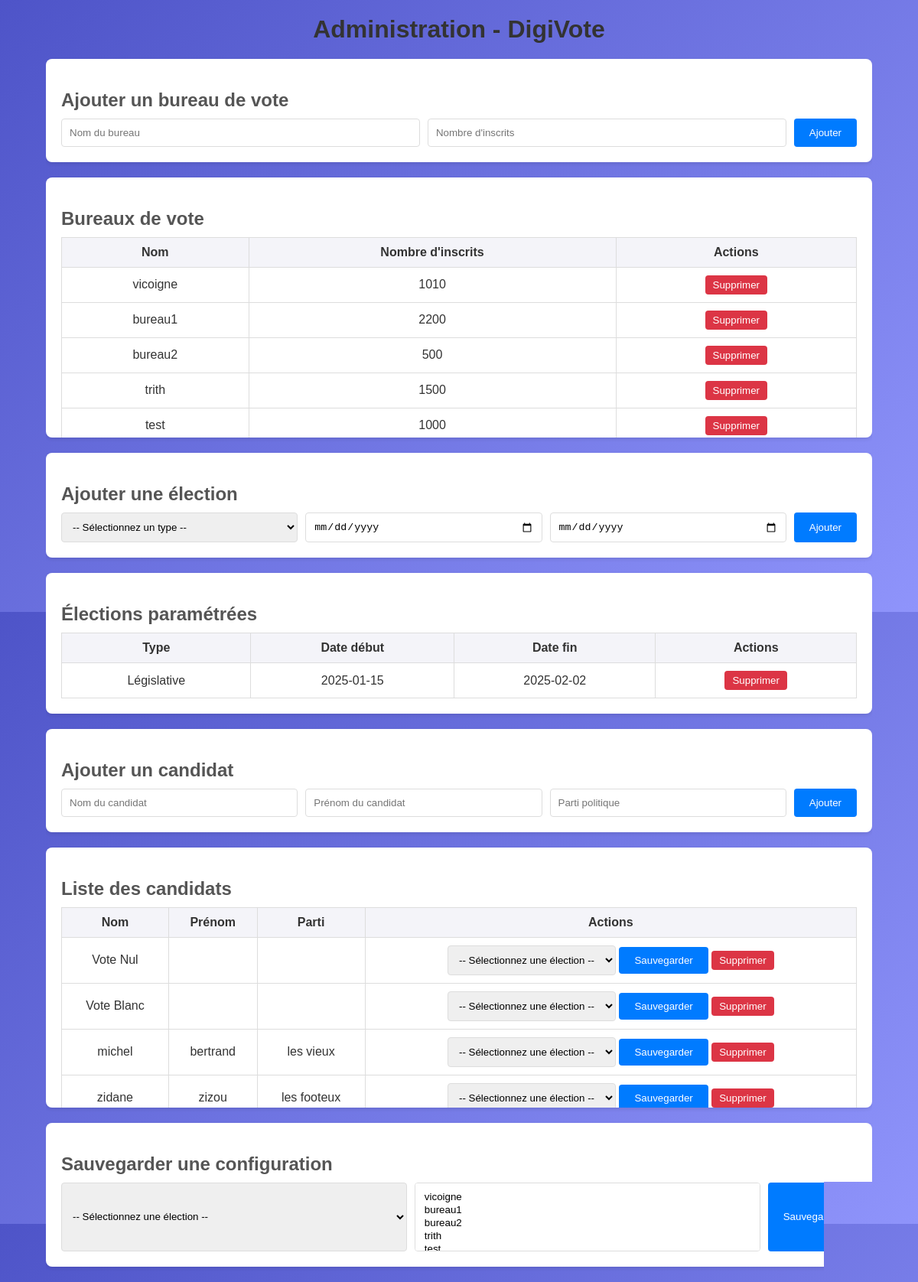
The page /pages/admin.php (signed in) on the database its author committed.
### tables this page shows
CREATE TABLE `bureaux` (
  `id_bureau` int(11) NOT NULL AUTO_INCREMENT,
  `nom_bureau` varchar(45) NOT NULL,
  `nb_inscrits` int(11) NOT NULL,
  PRIMARY KEY (`id_bureau`)
);

CREATE TABLE `parametre` (
  `id_election` int(11) NOT NULL AUTO_INCREMENT,
  `type_election` varchar(255) NOT NULL,
  `date_election` date NOT NULL,
  `date_fin` date NOT NULL,
  `created_at` timestamp NOT NULL DEFAULT current_timestamp(),
  `updated_at` timestamp NOT NULL DEFAULT current_timestamp() ON UPDATE current_timestamp(),
  `id_config` int(11) NOT NULL,
  PRIMARY KEY (`id_election`)
);

CREATE TABLE `candidat` (
  `id_candidat` int(11) NOT NULL AUTO_INCREMENT,
  `Nom_candidat` varchar(100) DEFAULT NULL,
  `prenom_candidat` varchar(100) DEFAULT NULL,
  `parti` varchar(100) DEFAULT NULL,
  `id_election` int(11) DEFAULT NULL,
  PRIMARY KEY (`id_candidat`)
);

### pages/admin.php (the view, shortened to what this page needs)
<?php
require_once '../config/configbdd.php';
$bureaux = $pdo->query("SELECT * FROM bureaux")->fetchAll();
$elections = $pdo->query("SELECT * FROM parametre")->fetchAll();
$candidats = $pdo->query("SELECT * FROM candidat")->fetchAll();
?>
<!DOCTYPE html>
<html lang="fr">
<head>
    <link rel="stylesheet" href="../assets/css/style.css">
</head>
<body>
<div class="container">
    <h1 class="page-title">Administration - DigiVote</h1>
    <section class="form-section">
        <h2>Ajouter un bureau de vote</h2>
        <form action="" method="POST" class="form">
            <input type="text" name="nom_bureau" placeholder="Nom du bureau" class="input-field" required>
            <input type="number" name="nb_inscrits" placeholder="Nombre d'inscrits" class="input-field" required>
            <button type="submit" class="btn">Ajouter</button>
        </form>
    </section>
    <section class="table-section scrollable">
        <h2>Bureaux de vote</h2>
        <table class="table">
            <thead>
            <tr>
                <th>Nom</th>
                <th>Nombre d'inscrits</th>
                <th>Actions</th>
            </tr>
            </thead>
            <tbody>
            <?php foreach ($bureaux as $bureau): ?>
                <tr>
                    <td><?= htmlspecialchars($bureau['nom_bureau']) ?></td>
                    <td><?= htmlspecialchars($bureau['nb_inscrits']) ?></td>
                    <td>
                        <form action="" method="POST">
                            <button type="submit" class="btn-delete">Supprimer</button>
                        </form>
                    </td>
                </tr>
            <?php endforeach; ?>
            </tbody>
        </table>
    </section>
    <section class="form-section">
        <h2>Ajouter une élection</h2>
        <form action="" method="POST" class="form">
            <select name="type_election" class="input-field" required>
                <option value="">-- Sélectionnez un type --</option>
            </select>
            <input type="date" name="date_election" class="input-field" required>
            <input type="date" name="date_fin" class="input-field" required>
            <button type="submit" class="btn">Ajouter</button>
        </form>
    </section>
    <section class="table-section scrollable">
        <h2>Élections paramétrées</h2>
        <table class="table">
            <thead>
            <tr>
                <th>Type</th>
                <th>Date début</th>
                <th>Date fin</th>
                <th>Actions</th>
            </tr>
            </thead>
            <tbody>
            <?php foreach ($elections as $election): ?>
                <tr>
                    <td><?= htmlspecialchars($election['type_election']) ?></td>
                    <td><?= htmlspecialchars($election['date_election']) ?></td>
                    <td><?= htmlspecialchars($election['date_fin']) ?></td>
                    <td>
                        <form action="" method="POST">
                            <button type="submit" class="btn-delete">Supprimer</button>
                        </form>
                    </td>
                </tr>
            <?php endforeach; ?>
            </tbody>
        </table>
    </section>
   <section class="form-section">
        <h2>Ajouter un candidat</h2>
        <form action="" method="POST" class="form">
            <input type="text" name="nom_candidat" placeholder="Nom du candidat" class="input-field" required>
            <input type="text" name="prenom_candidat" placeholder="Prénom du candidat" class="input-field" required>
            <input type="text" name="parti" placeholder="Parti politique" class="input-field" required>
            <button type="submit" class="btn">Ajouter</button>
        </form>
    </section>
<section class="table-section scrollable">
    <h2>Liste des candidats</h2>
    <table class="table">
        <thead>
        <tr>
            <th>Nom</th>
            <th>Prénom</th>
            <th>Parti</th>
            <th>Actions</th>
        </tr>
        </thead>
        <tbody>
        <?php foreach ($candidats as $candidat): ?>
            <tr>
                <td><?= htmlspecialchars($candidat['Nom_candidat']) ?></td>
                <td><?= htmlspecialchars($candidat['prenom_candidat']) ?></td>
                <td><?= htmlspecialchars($candidat['parti']) ?></td>
                <td>
                    <form action="" method="POST" style="display: inline-block;">
                        <select name="election_id" class="input-field" required>
                            <option value="">-- Sélectionnez une élection --</option>
                        </select>
                        <button type="submit" class="btn">Sauvegarder</button>
                    </form>
                    <form action="" method="POST" style="display: inline-block;">
                        <button type="submit" class="btn-delete">Supprimer</button>
                    </form>
                </td>
            </tr>
        <?php endforeach; ?>
        </tbody>
    </table>
</section>
    <section class="form-section">
        <h2>Sauvegarder une configuration</h2>
        <form action="" method="POST" class="form">
            <select name="election_id" class="input-field" required>
                <option value="">-- Sélectionnez une élection --</option>
            </select>
            <select name="bureaux_ids[]" class="input-field" multiple required>
                <?php foreach ($bureaux as $bureau): ?>
                    <option value="<?= $bureau['id_bureau'] ?>">
                    </option>
                <?php endforeach; ?>
            </select>
            <button type="submit" class="btn">Sauvegarder</button>
        </form>
    </section>
</div>
</body>
</html>

### assets/css/style.css (style rules this page uses)
body { margin: 0; font-family: Arial, sans-serif; background: linear-gradient(135deg, #4e54c8, #8f94fb); display: flex; justify-content: center; align-items: center; height: 100vh; color: #333; }

### pages/admin.php (style rules this page uses)
body { font-family: Arial, sans-serif; margin: 0; padding: 0; background-color: #f4f4f9; }
.container { width: 90%; margin: auto; overflow: auto; }
.page-title { text-align: center; margin: 20px 0; font-size: 2em; color: #333; }
.form-section, .table-section { margin: 20px 0; padding: 20px; background: #fff; border-radius: 8px; box-shadow: 0 2px 5px rgba(0, 0, 0, 0.1); }
.table-section h2, .form-section h2 { margin-bottom: 10px; font-size: 1.5em; color: #555; }
.form { display: flex; flex-wrap: wrap; gap: 10px; }
.input-field { flex: 1; padding: 10px; border: 1px solid #ddd; border-radius: 4px; }
.btn { padding: 10px 20px; background: #007BFF; color: white; border: none; border-radius: 4px; cursor: pointer; }
.btn-delete { padding: 5px 10px; background: #dc3545; color: white; border: none; border-radius: 4px; cursor: pointer; }
.table { width: 100%; border-collapse: collapse; margin-top: 10px; }
.table th, .table td { border: 1px solid #ddd; padding: 10px; text-align: center; }
.table th { background: #f4f4f9; }
.scrollable { max-height: 300px; overflow-y: auto; }

### rows shown on the page
bureaux: nom_bureau "vicoigne", nb_inscrits "1010", $bureau['id_bureau'] 76 (drawn)
bureaux: nom_bureau "bureau1", nb_inscrits "2200", $bureau['id_bureau'] 77 (drawn)
bureaux: nom_bureau "bureau2", nb_inscrits "500", $bureau['id_bureau'] 78 (drawn)
bureaux: nom_bureau "trith", nb_inscrits "1500", $bureau['id_bureau'] 79 (drawn)
bureaux: nom_bureau "test", nb_inscrits "1000", $bureau['id_bureau'] 80 (drawn)
parametre: type_election "Législative", date_election "2025-01-15", date_fin "2025-02-02"
candidat: Nom_candidat "Vote Nul"
candidat: Nom_candidat "Vote Blanc"
candidat: Nom_candidat "michel", prenom_candidat "bertrand", parti "les vieux"
candidat: Nom_candidat "zidane", prenom_candidat "zizou", parti "les footeux"
